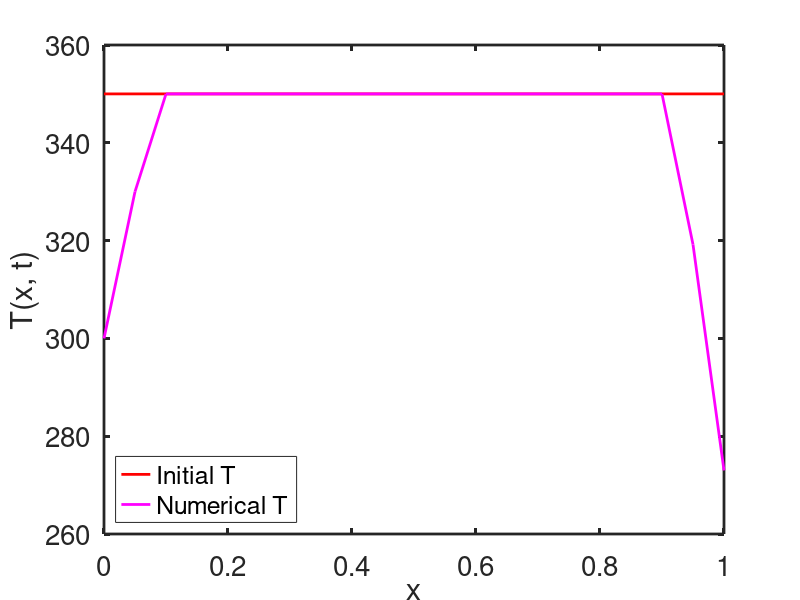
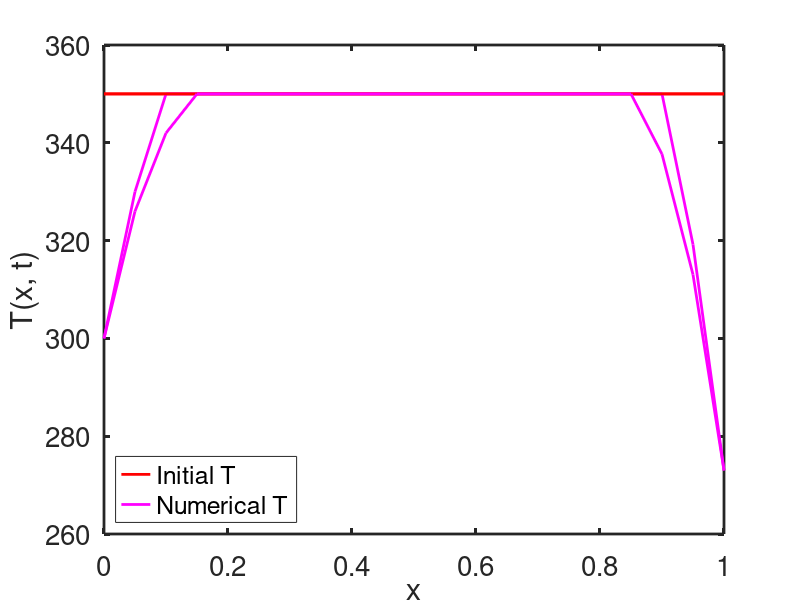
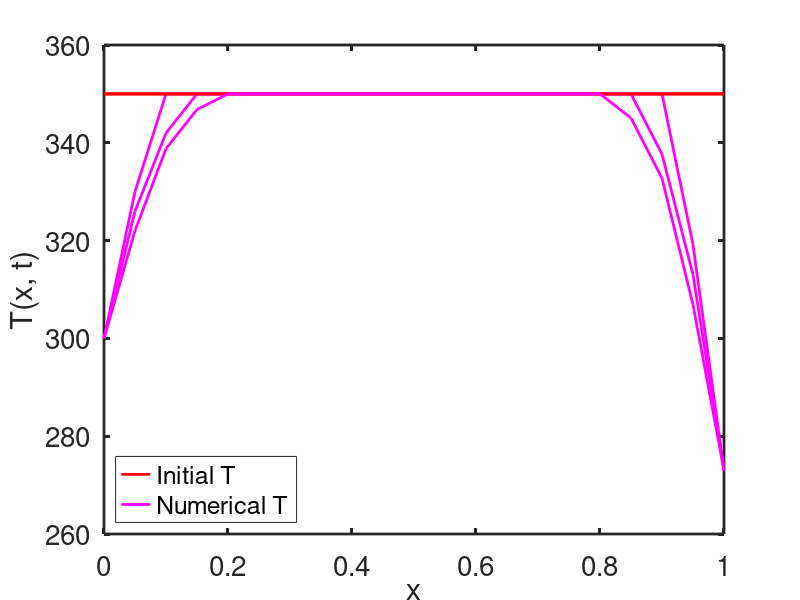
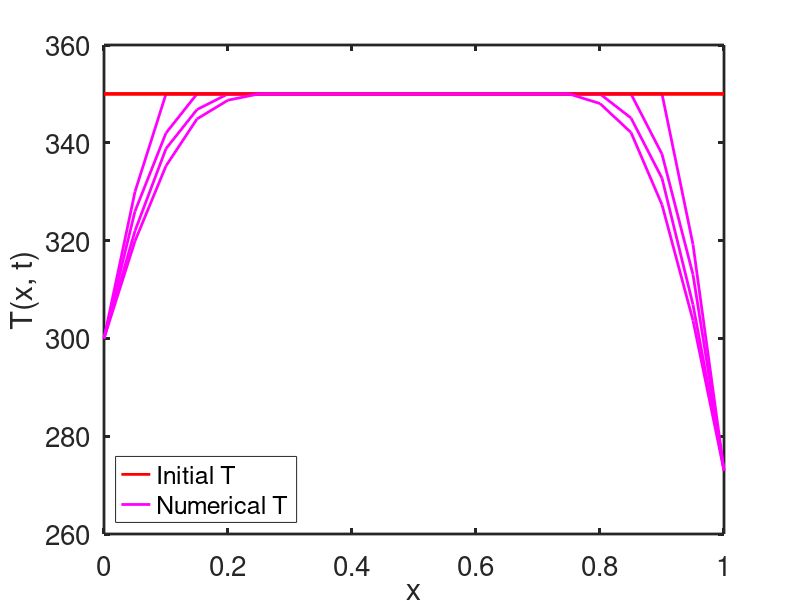

Recreate these plots in MATLAB, in order.
%% Solve diffusion equation.

clear all;
close all;

% Create 1D grid.
dx = 0.05;
x = [0:dx:1]';

% Get the length of the array.
n = length(x);

alpha = 1;

% Time control.
t_initial = 0;
t_final = 0.05; %1e-4;
dt = 1e-3; % dx^2 / (2 * alpha);
%dt = 0.01; % dx^2 / (2 * alpha);
%dt = 0.1; % dx^2 / (2 * alpha);

r = alpha*dt / dx^2;

% Boundary conditions.
T_left = 300;
T_right = 273; % Dirichlet BC

T_initial = 350 * ones(n, 1);
T_numerical = T_initial;

% Set boundary conditions.
% left boundary condition
T_numerical(1, 1) = T_left;  %(i, 1) --> i = 1 % Dirichlet boundary condition

% Right boundary condition
T_numerical(n, 1) = T_right; %- Dirichlet bounday condition  %(n, 1) --> i = n
%T_numerical(n, 1) = T_numerical(n-1, 1); %% dT/dx = 0 (Neumann - adiabatic condition)

count = 1;  % at step 1
%count = 2;  % at step 2
% Solve diffusion equation.
for t = t_initial : dt : t_final
    % t = 0: 0.001: 0.05
  fprintf('Time: %.3e\n', t);
  T_old = T_numerical;
  for i = 2 : n-1
    T_numerical(i, 1) = T_old(i, 1) + dt * alpha * (T_old(i+1, 1) - 2*T_old(i, 1) + T_old(i-1, 1)) / dx^2;
  endfor

  % Plot u.
  close;
  figh = figure(1);
  hold on;
  plot(x, T_initial, '-r', 'linewidth', 2);
  plot(x, T_numerical, '-m', 'linewidth', 2);
  legend('Initial T', 'Numerical T', 'location', 'southwest');
  hold on;
  xlabel('x');
  ylabel('T(x, t)');
  box on;
  set(gca, "linewidth", 2, "fontsize", 20)
  hold off;

  fig_name = sprintf('./a7_diffusion_eq_images/%d.png', count);
  saveas(figh, fig_name);

  count = count + 1;

  pause(0.01);
end

